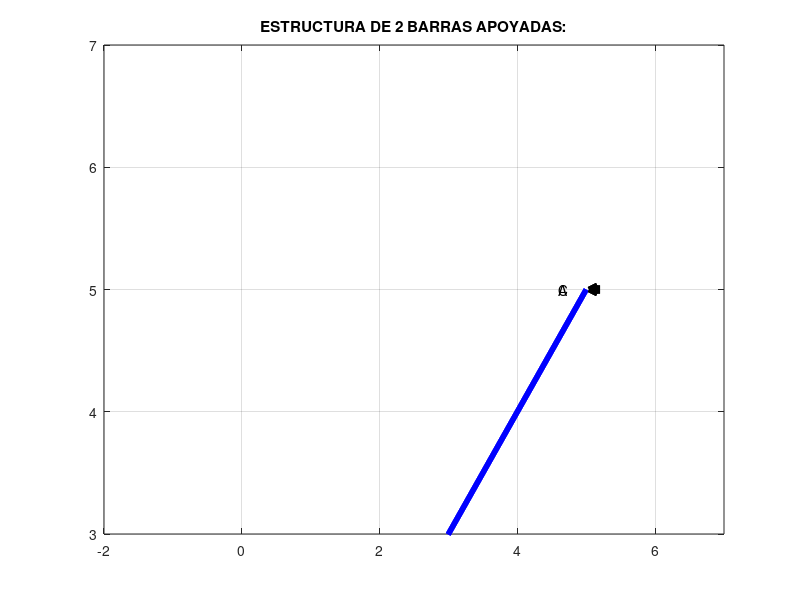

The MATLAB script that drew this image:
clear;
clc;
close all;
%% SALUDO E INGRESO DE DATOS DE LA GEOMETRIA DE LA ESTRUCTURA
fprintf('<strong>                 PC2:CALCULADORA B�SICA DE DEFORMACIONES</strong> \n');
fprintf('<strong>luisCermeno</strong>\n');
fprintf('<strong>v2019</strong>\n');
fprintf('\nSe abrir� una ventana con el gr�fico de su estructura.\n');
fprintf('Por favor no cerrarlo.\n');
fprintf('Acoplar el command window a la izquierda para una mejor experiencia.\n\n');
fprintf('<strong>1.GEOMETR�A DE LO ELEMENTOS</strong>\n')
fprintf('El nodo B se ubicar� en el origen de coordenadas.\n');
fprintf('A su vez,es punto de uni�n de las dos barras y ser� cargado.\n');
fprintf('La ubicaci�n de cada elemento esta definido por dos puntos:\n');
fprintf('El nodo B y su apoyo\n');

%preparacion de la ventana para graficar los elementos%
tamano=get(0,'ScreenSize');
figure('position',[tamano(3)/2 0 tamano(3)/2 tamano(4)]);
plot(0,0,'ko','linewidth',4);
txttitle=('ESTRUCTURA DE 2 BARRAS APOYADAS:');
title(txttitle);
text(-0.4,0,'B')
hold on;
grid on;
%matrices que almacenaran la informacion dada por el usuario%
xap=zeros(2,1);%para almacenar las coordenadas x de los apoyos%
yap=zeros(2,1);%para almacenar las coordenadas y de los apoyos%
A=zeros(2,1);%para almacenar las areas de las barras%
E=zeros(2,1);%para almacenar los modulos de elasticidad de las barras%

for i=1:2%iterativa para pedir datos%
    fprintf('<strong>ELEMENTO #%d: </strong> \n',i);
    xap(i)=input('Ingrese la coordenada x de su apoyo (m):  \n');
    yap(i)=input('Ingrese la coordenada y de su apoyo (m):  \n');
    %grafica de la barra segun las coordenas ingresadas%
    %las variables creadas en esta parte son triviales para el calculo, se usan temporalmente para graficar%
    Xgraf=[0 xap(i)];
    Ygraf=[0 yap(i)];
    Xmin=min(vertcat(xap,0));
    Xmax=max(xap);
    Ymin=min(yap);
    Ymax=max(yap);
    switch i
        case 1
            text(xap(i)-0.4,yap(i),'A')
        case 2
            text(xap(i)-0.4,yap(i),'C')  
    end
    axis([(Xmin-2) (Xmax+2) (Ymin-2) (Ymax+2)]);
    grid on;
    hold on;
    plot(Xgraf,Ygraf,'b','linewidth',4);
    plot(xap(i)+0.1,yap(i),'k<','linewidth',4);
    %se pide el area y el modulo de elasticidad%
    A(i)=input('Ingrese el �rea transversal de la barra (mm^2):  \n');
    E(i)=input('Ingrese el m�dulo de elasticidad de la barra (GPa):  \n');
    
   
end
%se pide las componentes de la carga en el nodo b%
fprintf('<strong>2.CARGA SOBRE EL NODO B</strong>\n')
Px=input('Ingrese la componente horizontal de la carga (N):  \n');
Py=input('Ingrese la componente vertical de la carga (N):  \n');
Pxy=sqrt(Px^2+Py^2);%modulo de la carga%
%grafica del vector de la carga%
txt = ['',num2str(Pxy),'N'];
text(-0.25,-0.5,txt)
quiver(0,0,Px/Pxy,Py/Pxy,'b','linewidth',1.5);

%% IMPRESI�N DE DATOS INGRESADOS
fprintf('<strong>Datos de entrada:\n</strong>\n');
fprintf('Barra X(apoyo)\tY(apoyo)\tArea(mm2)\tM�dulo de elasticidad(GPa)\n');
for i=1:2
 fprintf('%2d\t%8.3f\t%8.3f\t%8.3f\t%8.3f\n',i,xap(i),yap(i),A(i),E(i));   
end

%% C�LCULOS
%matrices que almacenaran calculos parciales necesarios%
P=[Px;Py];%para almacenar componentes de la carga sobre el nodo B%
ang=zeros(2,1);%para almacenar los angulos de inclinacion de las barras(en radianes%
l=zeros(2,1);%para almacenar la longitud de las barras (en metros)%
for i=1:2%se calcula la inclinacion y longitud de las barras con la iterativa%
    ang(i)= atan(yap(i)/xap(i));
    l(i)= sqrt(xap(i)^2 + yap(i)^2);
end
%se calculan cosenos y senos de los angulos para poder darle direccion a las fuerzas internas%
c1= cos(ang(1));
c2= cos(ang(2));
s1= sin(ang(1));
s2= sin(ang(2));
Direccion=[[c1; s1],[c2; s2]];
%Se hallan las fuerzan internas mediante el equilibrio en el nodo%
F=-inv(Direccion)*P;%las fuerzas internas se almacenan en la matrix F%
Esf=F./A;%Se hallan los esfuerzos F/A%
Def=(F.*(l*1000))./((E.*1000).*A);%Se hallan las deformaciones PL/EA%

%Se calculan los desplazamientos en B mediante ecuaciones halladas manualmente con geometr�a
%La demostracion esta en la parte manual
%Desplazamientos por deformacion de la barra 1
d1=abs(Def(1))/cos(pi/2-abs(ang(1))-abs(ang(2)));
dx1=d1*sin(abs(ang(2)));
dy1=d1*cos(abs(ang(2)));
if F(1)>0
    dx1=-dx1;
    dy1=-dy1;
elseif F(1)==0
    dx1=0;
    dy1=0;
end
%Desplazamientos por deformacion de la barra 2
d2=abs(Def(2))/cos(pi/2-abs(ang(1))-abs(ang(2)));
dx2=d2*sin(abs(ang(1)));
dy2=d2*cos(abs(ang(1)));
if F(2)>0
    dx2=-dx2;
elseif F(1)==0
    dx2=0;
    dy2=0;
else
    dy2=-dy2;
end
%Suma de contribuciones
x=dx1+dx2;%desplazamiento total en x
y=dy1+dy2;%desplazamiento total en y

%% IMPRESI�N DE RESULTADOS
fprintf('<strong>3.RESULTADOS</strong>\n')
fprintf('Barra\tLongitud(m)\tInclinaci�n\tFuerza(N)\t�rea(mm2)\tEsfuerzo(MPa)\tDeformaci�n(mm)\n');
for i=1:2
 fprintf('%2d\t %8.3f\t  %8.3f\t    %8.3f\t%8.3f\t%8.3f\t  %8.3f\n',i,l(i),ang(i)*180/pi,F(i),A(i),Esf(i),Def(i));   
end
fprintf('El desplazamiento del punto B ser�:\n');
fprintf('Horizontal: %8.3f mm\n',x);
fprintf('Vertical:   %8.3f mm\n',y);

